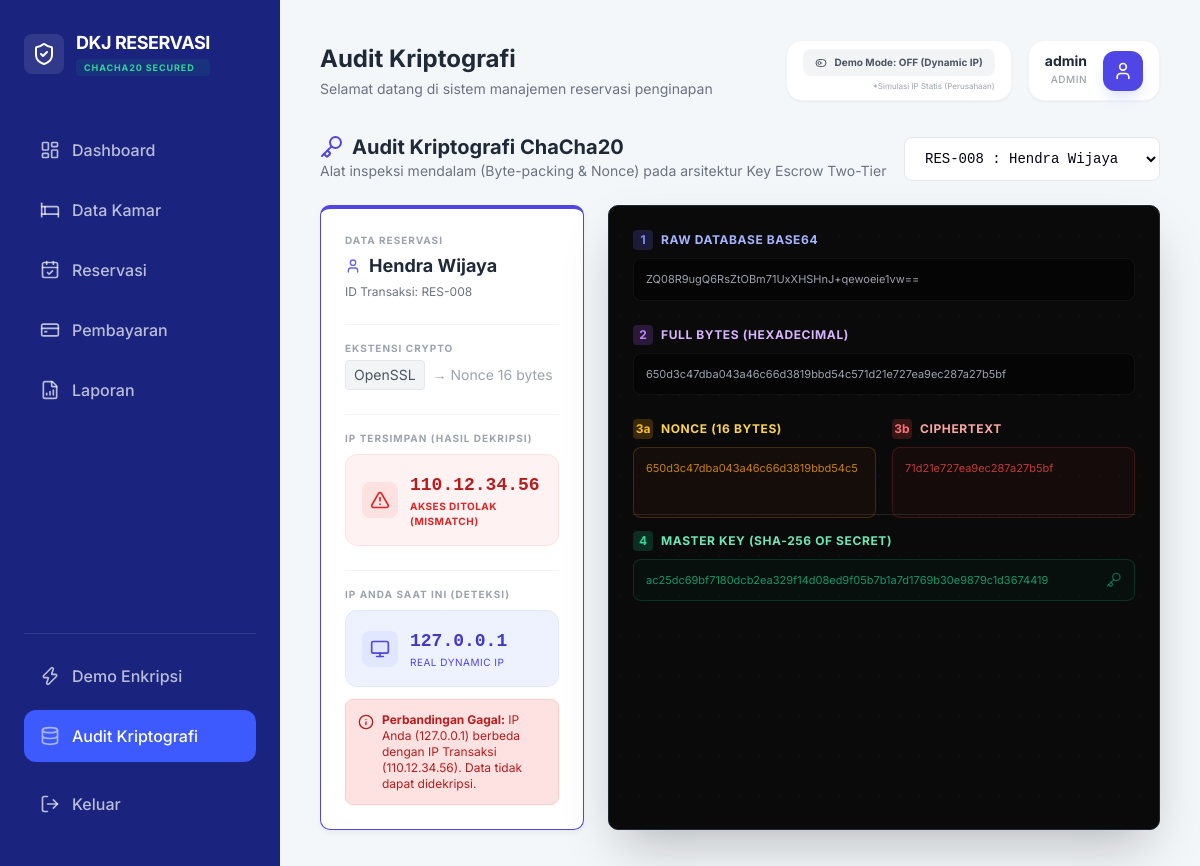
The app's page /dashboard.php?page=audit_crypto (signed in), older data.
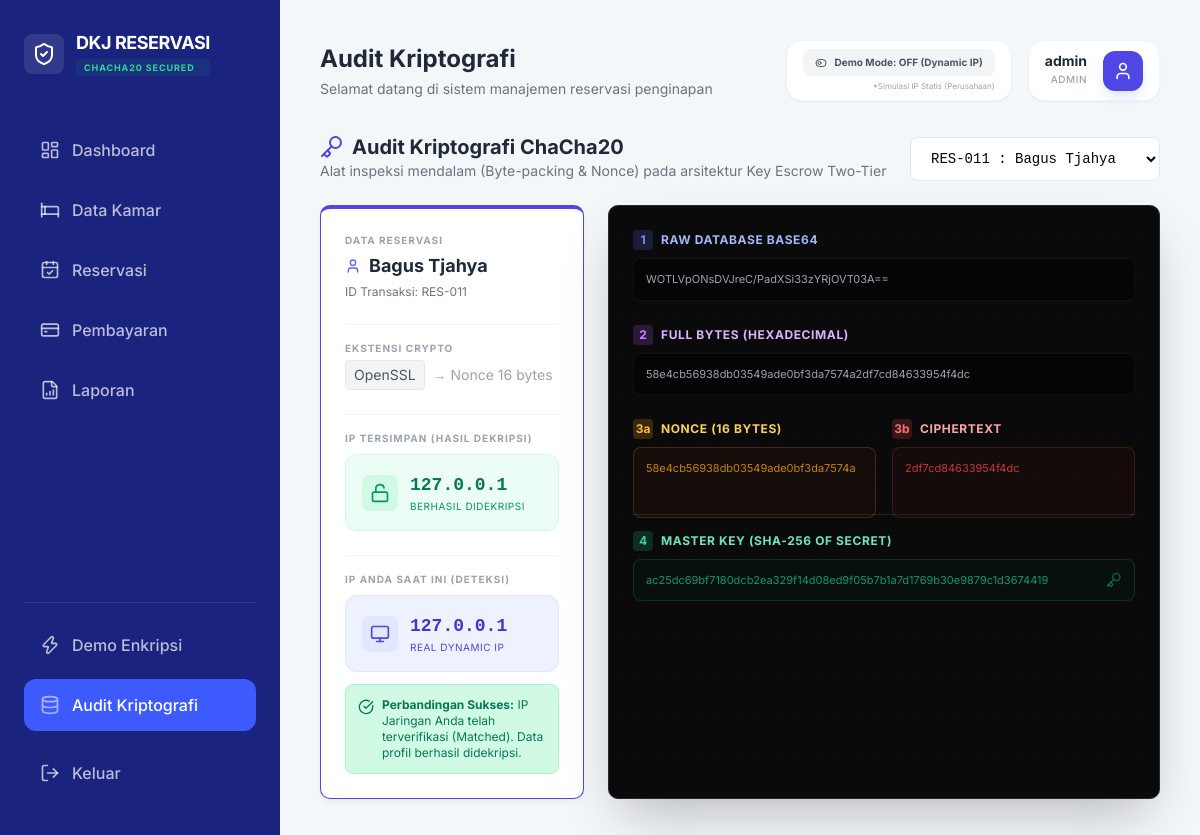
The same page, newer data.
### tables this page shows
CREATE TABLE reservations (
        id INTEGER PRIMARY KEY AUTOINCREMENT,
        customer_name TEXT,
        phone TEXT,
        email TEXT,
        address TEXT,
        check_in DATE,
        check_out DATE,
        notes TEXT, -- ATURAN 2: Sekarang Plaintext
        room_id INTEGER,
        status TEXT DEFAULT 'pending',
        encrypted_ip_seed TEXT, amount INTEGER DEFAULT 0, -- ATURAN 1 & 2: IP Terbungkus Master Key
        FOREIGN KEY(room_id) REFERENCES rooms(id)
    );

### helpers/security_helper.php (called while the page is built, shortened)
<?php
class SecurityHelper {
    private static function getMasterKey() {
        return hash('sha256', MASTER_SECRET, true);
    }
    public static function decryptIP($encrypted_ip) {
        $key = self::getMasterKey();
        return self::coreDecrypt($encrypted_ip, $key);
    }
    private static function coreDecrypt($base64_data, $key) {
        $decoded = base64_decode($base64_data);
        if (function_exists('sodium_crypto_stream_chacha20_xor')) {
            $nonce_len = 8;
            if (strlen($decoded) < $nonce_len) return "";
            $nonce = substr($decoded, 0, $nonce_len);
            $ciphertext = substr($decoded, $nonce_len);
            return (string)sodium_crypto_stream_chacha20_xor($ciphertext, $nonce, $key);
        } else {
            $nonce_len = 16;
            $nonce = substr($decoded, 0, $nonce_len);
            $ciphertext = substr($decoded, $nonce_len);
            return (string)openssl_decrypt($ciphertext, 'chacha20', $key, OPENSSL_RAW_DATA, $nonce);
        }
    }
    public static function getUserIP() {
        $ip = '127.0.0.1';
        if (!empty($_SERVER['HTTP_CLIENT_IP'])) {
            $ip = $_SERVER['HTTP_CLIENT_IP'];
        } elseif (!empty($_SERVER['HTTP_X_FORWARDED_FOR'])) {
            $ip_list = explode(',', $_SERVER['HTTP_X_FORWARDED_FOR']);
            $ip = trim($ip_list[0]);
        } elseif (!empty($_SERVER['REMOTE_ADDR'])) {
            $ip = $_SERVER['REMOTE_ADDR'];
        }
        if (filter_var($ip, FILTER_VALIDATE_IP, FILTER_FLAG_IPV4)) {
            return $ip;
        }
        return $ip;
    }
}
?>

### modules/audit_crypto.php (the view, shortened to what the changed rows need)
<?php
$is_demo_mode = $_SESSION['demo_ip_mode'] ?? false;
$current_ip = $is_demo_mode ? '192.168.10.10' : SecurityHelper::getUserIP();
$query = "SELECT id, customer_name, encrypted_ip_seed FROM reservations WHERE encrypted_ip_seed IS NOT NULL ORDER BY id DESC";
$reservations = $db->query($query)->fetchAll(PDO::FETCH_ASSOC);
$selected_id = $_GET['id'] ?? ($reservations[0]['id'] ?? null);
$selected_data = null;
if ($selected_id) {
    foreach ($reservations as $res) {
        if ($res['id'] == $selected_id) {
            $selected_data = $res;
            break;
        }
    }
}
?>
<div class="flex justify-between items-end mb-6">
    <div>
        <h3 class="text-xl font-bold text-gray-800 flex items-center gap-2">
            <i data-lucide="key" class="w-6 h-6 text-indigo-600"></i>
            Audit Kriptografi ChaCha20
        </h3>
        <p class="text-sm text-gray-500">Alat inspeksi mendalam (Byte-packing & Nonce) pada arsitektur Key Escrow Two-Tier</p>
    </div>
    <div class="flex items-center gap-3">
        <form method="GET" class="flex items-center gap-3">
            <select name="id" class="form-control bg-white font-mono text-sm border-gray-200 min-w-[250px]" onchange="this.form.submit()">
                <?php foreach($reservations as $res): ?>
                    <option value="<?= $res['id'] ?>" <?= $selected_id == $res['id'] ? 'selected' : '' ?>>
                        RES-<?= str_pad($res['id'], 3, '0', STR_PAD_LEFT) ?> : <?= htmlspecialchars($res['customer_name']) ?>
                    </option>
                <?php endforeach; ?>
            </select>
        </form>
    </div>
</div>
<?php if (!$selected_data): ?>
    <div class="card p-12 text-center">
        <i data-lucide="inbox" class="w-12 h-12 text-gray-300 mx-auto mb-4"></i>
        <h4 class="text-lg font-bold text-gray-600">Pilih Transaksi</h4>
        <p class="text-gray-400">Silakan pilih transaksi dari dropdown di atas untuk melihat detail kriptografi.</p>
    </div>
<?php else: ?>
    <?php
        $base64_enc = $selected_data['encrypted_ip_seed'];
        $raw_bytes = base64_decode($base64_enc);
        $ext = function_exists('sodium_crypto_stream_chacha20_xor') ? 'Sodium' : 'OpenSSL';
        $nonce_len = ($ext === 'Sodium') ? 8 : 16;
        $nonce = substr($raw_bytes, 0, $nonce_len);
        $ciphertext = substr($raw_bytes, $nonce_len);
        $master_key = hash('sha256', MASTER_SECRET, true);
        $ip_asli = SecurityHelper::decryptIP($base64_enc);
        $is_ip_match = ($ip_asli === $current_ip);
    ?>
    <div class="grid grid-cols-1 lg:grid-cols-3 gap-6">
        <div class="card border-t-4 border-indigo-600 lg:col-span-1 space-y-6">
            <div>
                <label class="text-[10px] font-bold text-gray-400 uppercase tracking-widest mb-1 block">Data Reservasi</label>
                <div class="font-bold text-lg text-gray-800 flex items-center gap-2">
                    <i data-lucide="user" class="w-4 h-4 text-indigo-500"></i> <?= htmlspecialchars($selected_data['customer_name']) ?>
                </div>
                <div class="text-xs text-gray-500 mt-1">ID Transaksi: RES-<?= str_pad($selected_data['id'], 3, '0', STR_PAD_LEFT) ?></div>
            </div>
            <div class="pt-4 border-t border-gray-100">
                <label class="text-[10px] font-bold text-gray-400 uppercase tracking-widest mb-1 block">Ekstensi Crypto</label>
                <div class="flex items-center gap-2 font-mono text-sm">
                    <span class="px-2 py-1 bg-gray-100 rounded text-gray-600 border border-gray-200"><?= $ext ?></span>
                    <span class="text-gray-400">&rarr; Nonce <?= $nonce_len ?> bytes</span>
                </div>
            </div>
            <div class="pt-4 border-t border-gray-100">
                <label class="text-[10px] font-bold text-gray-400 uppercase tracking-widest mb-2 block">IP Tersimpan (Hasil Dekripsi)</label>
                <div class="<?= $is_ip_match ? 'bg-emerald-50 border-emerald-100' : 'bg-red-50 border-red-100' ?> border rounded-xl p-4 flex items-center gap-3">
                    <div class="p-2 <?= $is_ip_match ? 'bg-emerald-100 text-emerald-600' : 'bg-red-100 text-red-600' ?> rounded-lg">
                        <i data-lucide="<?= $is_ip_match ? 'unlock' : 'alert-triangle' ?>" class="w-5 h-5"></i>
                    </div>
                    <div>
                        <div class="font-bold <?= $is_ip_match ? 'text-emerald-700' : 'text-red-700' ?> text-lg font-mono"><?= htmlspecialchars($ip_asli) ?></div>
                        <?php if($is_ip_match): ?>
                            <div class="text-[10px] text-emerald-600 uppercase tracking-wider">Berhasil Didekripsi</div>
                        <?php else: ?>
                            <div class="text-[10px] text-red-600 uppercase tracking-wider font-bold">Akses Ditolak (Mismatch)</div>
                        <?php endif; ?>
                    </div>
                </div>
            </div>
            <div class="pt-4 border-t border-gray-100">
                <label class="text-[10px] font-bold text-gray-400 uppercase tracking-widest mb-2 block">IP Anda Saat Ini (Deteksi)</label>
                <div class="bg-indigo-50 border border-indigo-100 rounded-xl p-4 flex items-center gap-3">
                    <div class="p-2 bg-indigo-100 text-indigo-600 rounded-lg">
                        <i data-lucide="monitor" class="w-5 h-5"></i>
                    </div>
                    <div>
                        <div class="font-bold text-indigo-700 text-lg font-mono"><?= htmlspecialchars($current_ip) ?></div>
                        <div class="text-[10px] text-indigo-600 uppercase tracking-wider"><?= $is_demo_mode ? 'Simulasi Demo Mode' : 'Real Dynamic IP' ?></div>
                    </div>
                </div>
                <?php if(!$is_ip_match): ?>
                <div class="mt-3 p-3 bg-red-100 text-red-700 border border-red-200 rounded-lg text-xs flex gap-2">
                    <i data-lucide="info" class="w-4 h-4 flex-shrink-0 mt-0.5"></i>
                    <div>
                        <strong>Perbandingan Gagal:</strong> IP Anda (<?= htmlspecialchars($current_ip) ?>) berbeda dengan IP Transaksi (<?= htmlspecialchars($ip_asli) ?>). Data tidak dapat didekripsi.
                    </div>
                </div>
                <?php else: ?>
                <div class="mt-3 p-3 bg-emerald-100 text-emerald-700 border border-emerald-200 rounded-lg text-xs flex gap-2">
                    <i data-lucide="check-circle" class="w-4 h-4 flex-shrink-0 mt-0.5"></i>
                    <div>
                        <strong>Perbandingan Sukses:</strong> IP Jaringan Anda telah terverifikasi (Matched). Data profil berhasil didekripsi.
                    </div>
                </div>
                <?php endif; ?>
            </div>
        </div>
        <div class="card bg-[#0a0a0a] text-gray-300 border border-gray-800 lg:col-span-2 overflow-hidden shadow-2xl relative">
            <div class="absolute inset-0 opacity-5" style="background-image: radial-gradient(#4f46e5 1px, transparent 1px); background-size: 20px 20px;"></div>
            <div class="relative z-10 space-y-6 font-mono">
                <div>
                    <div class="flex items-center gap-2 mb-2">
                        <div class="w-5 h-5 rounded bg-indigo-500/20 text-indigo-400 flex items-center justify-center text-xs font-bold">1</div>
                        <h4 class="text-xs text-indigo-300 font-bold uppercase tracking-wider">Raw Database Base64</h4>
                    </div>
                    <div class="bg-black/50 p-3 rounded-lg text-[11px] text-gray-400 break-all border border-white/5 select-all">
                        <?= htmlspecialchars($base64_enc) ?>
                    </div>
                </div>
                <div>
                    <div class="flex items-center gap-2 mb-2">
                        <div class="w-5 h-5 rounded bg-purple-500/20 text-purple-400 flex items-center justify-center text-xs font-bold">2</div>
                        <h4 class="text-xs text-purple-300 font-bold uppercase tracking-wider">Full Bytes (Hexadecimal)</h4>
                    </div>
                    <div class="bg-black/50 p-3 rounded-lg text-[11px] text-gray-400 break-all border border-white/5 select-all">
                        <?= bin2hex($raw_bytes) ?>
                    </div>
                </div>
                <div class="grid grid-cols-1 md:grid-cols-2 gap-4">
                    <div>
                        <div class="flex items-center gap-2 mb-2">
                            <div class="w-5 h-5 rounded bg-amber-500/20 text-amber-400 flex items-center justify-center text-xs font-bold">3a</div>
                            <h4 class="text-xs text-amber-300 font-bold uppercase tracking-wider">Nonce (<?= $nonce_len ?> Bytes)</h4>
                        </div>
                        <div class="bg-amber-900/10 p-3 rounded-lg text-[11px] text-amber-500/80 break-all border border-amber-500/20 h-full select-all">
                            <?= bin2hex($nonce) ?>
                        </div>
                    </div>
                    <div>
                        <div class="flex items-center gap-2 mb-2">
                            <div class="w-5 h-5 rounded bg-red-500/20 text-red-400 flex items-center justify-center text-xs font-bold">3b</div>
                            <h4 class="text-xs text-red-300 font-bold uppercase tracking-wider">Ciphertext</h4>
                        </div>
                        <div class="bg-red-900/10 p-3 rounded-lg text-[11px] text-red-500/80 break-all border border-red-500/20 h-full select-all">
                            <?= bin2hex($ciphertext) ?>
                        </div>
                    </div>
                </div>
                <div class="pt-4 border-t border-white/10">
                    <div class="flex items-center gap-2 mb-2">
                        <div class="w-5 h-5 rounded bg-emerald-500/20 text-emerald-400 flex items-center justify-center text-xs font-bold">4</div>
                        <h4 class="text-xs text-emerald-300 font-bold uppercase tracking-wider">Master Key (SHA-256 of Secret)</h4>
                    </div>
                    <div class="bg-emerald-900/10 p-3 rounded-lg text-[11px] text-emerald-500/80 break-all border border-emerald-500/20 select-all flex items-center justify-between">
                        <span><?= bin2hex($master_key) ?></span>
                        <i data-lucide="key" class="w-4 h-4 text-emerald-500/50"></i>
                    </div>
                </div>
            </div>
        </div>
    </div>
<?php endif; ?>

Row changes from the older to the newer data that the page shows:
no longer on this page (row edited): reservations: customer_name "Hendra Wijaya", id "008", encrypted_ip_seed "110.12.34.56", encrypted_ip_seed "ZQ08R9ugQ6RsZtOBm71UxXHSHnJ+qewoeie1vw==", encrypted_ip_seed "650d3c47dba043a46c66d3819bbd54c571d21e727ea9ec287a27b5bf", encrypted_ip_seed "650d3c47dba043a46c66d3819bbd54c5", encrypted_ip_seed "71d21e727ea9ec287a27b5bf"
added reservations: customer_name "Bagus Tjahya", id "011", encrypted_ip_seed "127.0.0.1", encrypted_ip_seed "WOTLVpONsDVJreC/PadXSi33zYRjOVT03A==", encrypted_ip_seed "58e4cb56938db03549ade0bf3da7574a2df7cd84633954f4dc", encrypted_ip_seed "58e4cb56938db03549ade0bf3da7574a", encrypted_ip_seed "2df7cd84633954f4dc"
Text that changed along with them:
form field id: "RES-008 : Hendra Wijaya" → "RES-011 : Bagus Tjahya"
$current_ip: "127.0.0.1" → (not shown)
text no longer shown: "AKSES DITOLAK (MISMATCH) Perbandingan Gagal: IP Anda ( ) berbeda dengan IP Transaksi ( ). Data tidak dapat didekripsi."
text now shown: "BERHASIL DIDEKRIPSI Perbandingan Sukses: IP Jaringan Anda telah terverifikasi (Matched). Data profil berhasil didekripsi."
